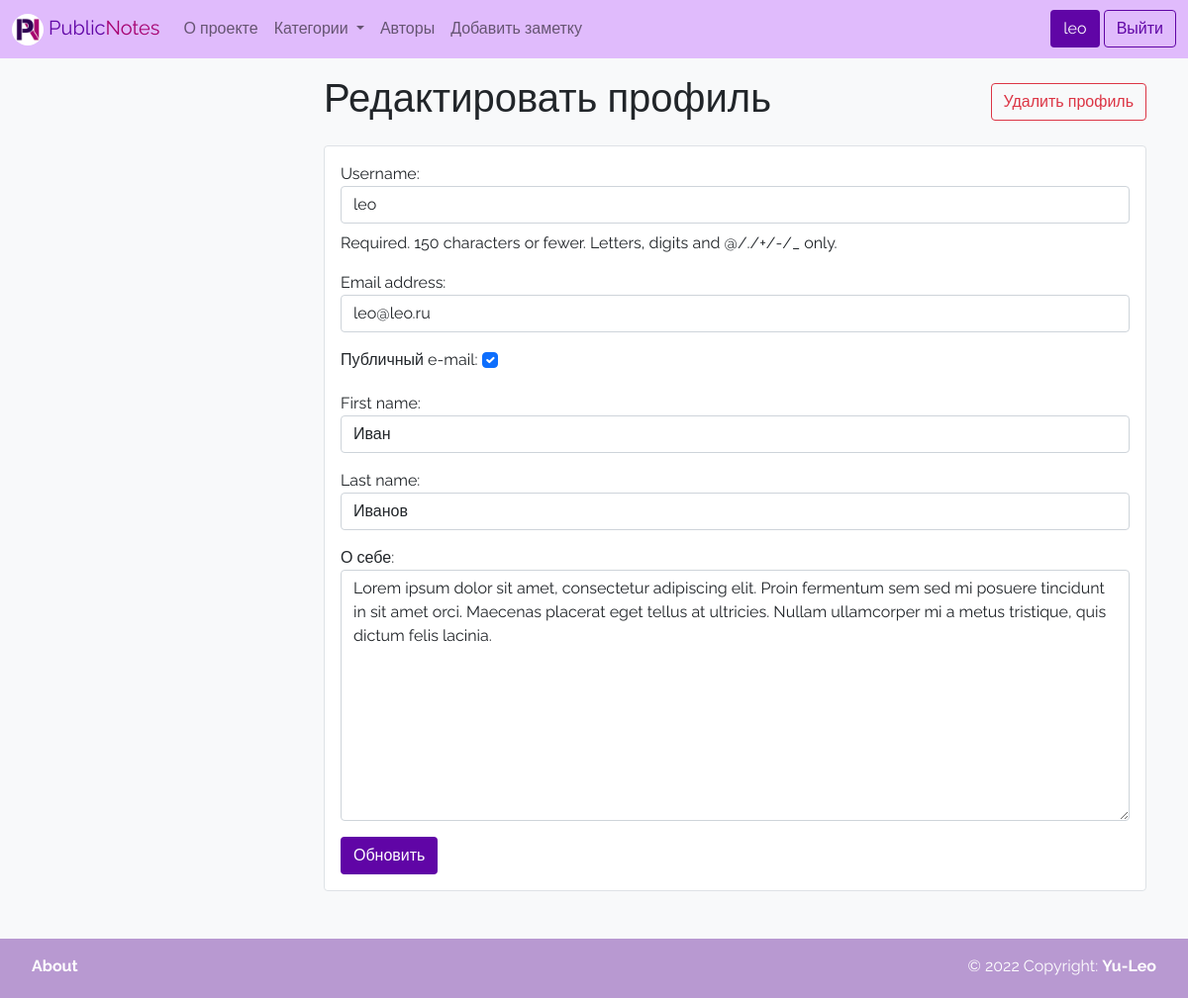
/edit_profile (signed in), run on an earlier commit of the app's database.
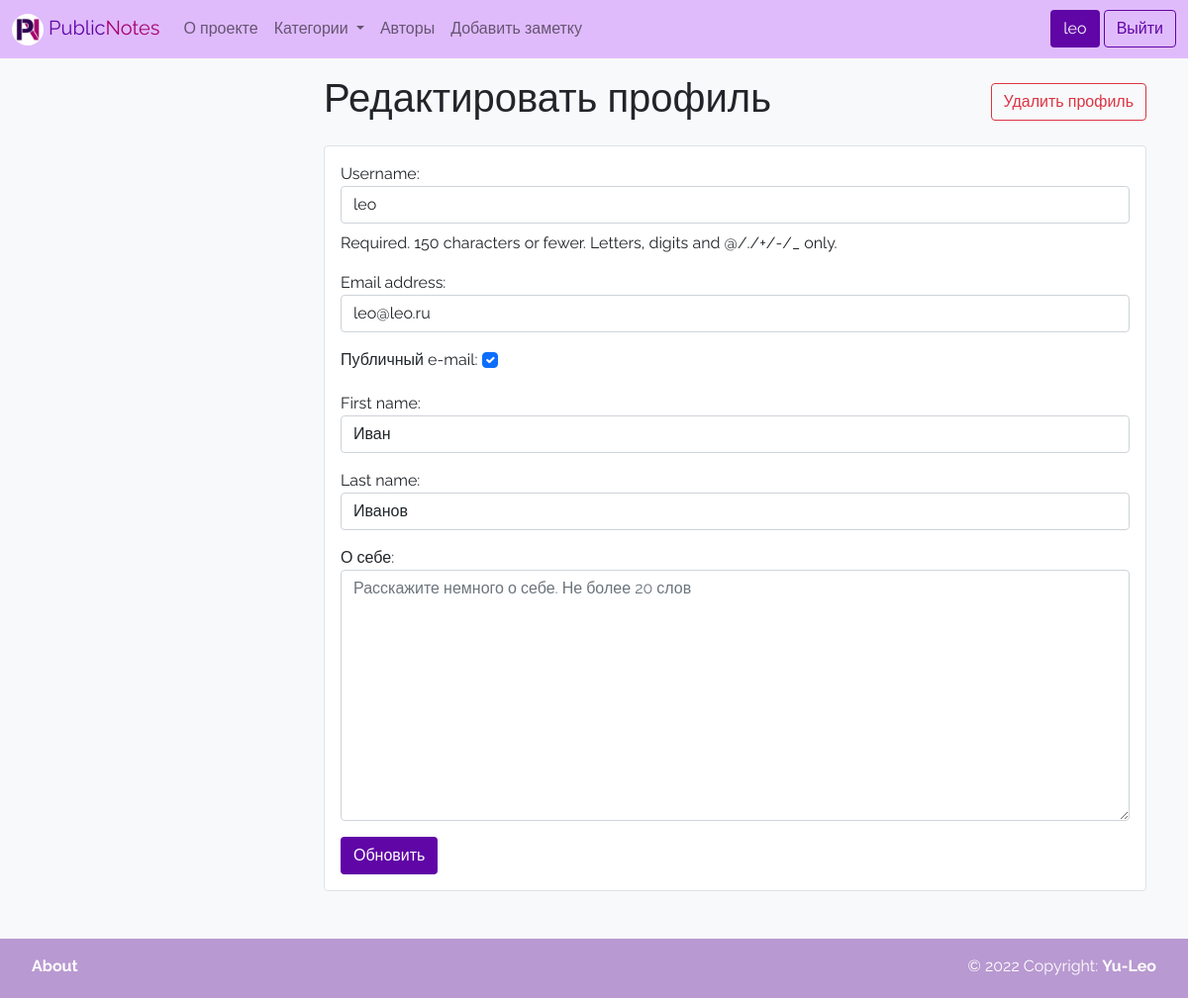
And on a later commit of the database.
### wall/models.py (models this page shows)
class User(AbstractUser):
    photo = models.ImageField(upload_to='photos/%Y/%m/%d/', verbose_name='Аватарка', blank=True)
    rating = models.IntegerField(verbose_name='Рейтинг', default=0)
    bio = models.TextField(verbose_name='О себе', blank=True)
    show_email = models.BooleanField(verbose_name='Публичный e-mail', default=False)
    def get_absolute_url(self):
        return reverse('author', kwargs={"pk": self.pk})

### wall/views.py (the view)
# urls.py: path('edit_profile', edit_profile, name='edit_profile'),
@login_required(login_url=reverse_lazy('login'))
def edit_profile(request):
    if request.method == 'POST':
        user_form = UpdateProfile(request.POST, instance=request.user)
        if user_form.is_valid():
            user_form.save()
            return redirect(request.user)
    else:
        user_form = UpdateProfile(instance=request.user)
    return render(request, 'wall/edit_profile.html', {"user_form": user_form})

### wall/forms.py (shortened to what this page needs)
class UpdateProfile(forms.ModelForm):
    class Meta:
        model = User
        fields = ['username', 'email', 'show_email', 'first_name', 'last_name', 'bio']
        widgets = {
            'username': forms.TextInput(attrs={"class": "form-control mb-2"}),
            'email': forms.EmailInput(attrs={"class": "form-control mb-2"}),
            'show_email': forms.CheckboxInput(attrs={"class": "form-check-input mb-2"}),
            'first_name': forms.TextInput(attrs={"class": "form-control mb-2"}),
            'last_name': forms.TextInput(attrs={"class": "form-control mb-2"}),
            'bio': forms.Textarea(attrs={"class": "form-control mb-2",
                                         "placeholder": "Расскажите немного о себе. Не более 20 слов"}),
        }

### wall/templatetags/wall_tags.py (called while the page is built)
@register.simple_tag
def get_categories():
    return Category.objects.annotate(cnt=Count('note')).order_by('-cnt', 'title')

### wall/templates/wall/edit_profile.html (shortened to what this page needs)
{% extends 'base.html' %}
{% block content_title %}
<div class="hstack gap-3 mb-3">
    <div>
        <h1 class="">Редактировать профиль</h1>
    </div>
    <div class="ms-auto">
        <a href="{% url 'delete_profile' %}" class="btn btn-outline-danger">Удалить профиль</a>
    </div>
</div>
{% endblock %}
{% block content %}
<form action="{% url 'edit_profile' %}" method="post">
    <div class="border border-purple border-1 rounded p-3 bg-white mb-5">
        {{ user_form.as_p }}
        <button type="submit" class="btn btn-purple btn-block">Обновить</button>
    </div>
</form>
{% endblock %}

### templates/inc/_navbar.html (shortened to what this page needs)
{% load wall_tags %}
{% load static %}
<nav class="navbar navbar-expand-lg navbar-light purple-navbar text-white">
    <div class="container-fluid">
        <a class="navbar-brand" href="{% url 'home' %}">
            <img src="{% static 'wall/img/logo.png' %}" alt="" width="32" height="32"
                 class="d-inline-block align-text-center rounded-circle">
            <span class="text-purple">Public</span><span class="text-pink">Notes</span>
        </a>
        <div class="collapse navbar-collapse" id="navbarNavDropdown">
            <ul class="navbar-nav">
                <li class="nav-item">
                    <a class="nav-link" href="{% url 'about' %}">О проекте</a>
                </li>
                <li class="nav-item dropdown">
                    <a class="nav-link dropdown-toggle" href="#" id="navbarDropdownMenuLink" role="button"
                       data-bs-toggle="dropdown" aria-expanded="false">
                        Категории
                    </a>
                </li>
                <li class="nav-item">
                    <a class="nav-link" href="{% url 'authors' %}">Авторы</a>
                </li>
                {% if request.user.is_authenticated %}
                <li class="nav-item">
                    <a class="nav-link" href="{% url 'add_note' %}">Добавить заметку</a>
                </li>
                {% endif %}
            </ul>
        </div>
        <div class="">
            {% if request.user.is_authenticated %}
            <a class="btn btn-purple" href="{{ request.user.get_absolute_url }}" role="button"
               aria-disabled="true">
                {{ request.user.username }}</a>
            <a class="btn btn-outline-purple" href="{% url 'logout' %}" role="button">Выйти</a>
            {% else %}
            <a class="btn btn-outline-purple" href="{% url 'registration' %}" role="button">Регистрация</a>
            <a class="btn btn-purple" href="{% url 'login' %}" role="button">Войти</a>
            {% endif %}
        </div>
    </div>
</nav>

What changed in the data, as far as the page shows it:
changed User "leo": bio "Lorem ipsum dolor sit amet, consectetur adipiscing elit. Proin fermentum sem sed mi posuere tincidunt in sit amet orci. Maecenas placerat eget tellus at ultricies. Nullam ullamcorper mi a metus tristique, quis dictum felis lacinia." → (not shown)
